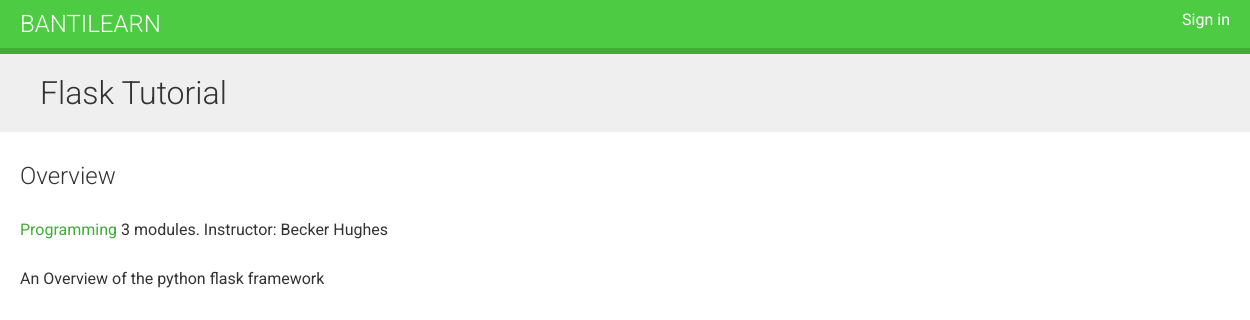
The page /course/flask-tutorial/ on the database its author committed.
### courses/models.py (models this page shows, shortened)
class Course(models.Model):
    owner = models.ForeignKey(
        User, related_name="courses_created", on_delete=models.CASCADE
    )
    subject = models.ForeignKey(
        Subject, related_name="courses", on_delete=models.CASCADE
    )
    title = models.CharField(max_length=200)
    slug = models.SlugField(max_length=200, unique=True)
    overview = models.TextField()
    created = models.DateTimeField(auto_now_add=True)
    class Meta:
        ordering = ["-created"]

class Subject(models.Model):
    title = models.CharField(max_length=200)
    slug = models.SlugField(max_length=200, unique=True)
    class Meta:
        ordering = ["title"]

### courses/views.py (the view)
# urls.py: path("<slug:slug>/", views.CourseDetailView.as_view(), name="course_detail"),
class CourseDetailView(DetailView):
    model = Course
    template_name = "courses/course/detail.html"

### courses/templates/courses/course/detail.html (shortened to what this page needs)
{% extends "base.html" %}
{% block content %}
    {% with subject=object.subject %}
        <h1>
            {{ object.title }}
        </h1>
        <div class="module">
            <h2>Overview</h2>
            <p><a href="{% url 'course_list_subject' subject.slug %}">
                {{ subject.title }}</a>
                {{ object.modules.count }} modules. Instructor: {{ object.owner.get_full_name }}
            </p>
            {{ object.overview|linebreaks }}
        </div>
    {% endwith %}
{% endblock %}

### courses/static/css/base.css (style rules this page uses)
body { margin: 0; font-family: "Roboto", sans-serif; font-weight: 400; color: #333; }
a { color: #3fad37; text-decoration: none; }
h1, h2, h3, h4, h5, h6 { font-family: "Roboto", sans-serif; font-weight: 300; }
h1 { background: #efefef; width: 100%; overflow: auto; padding: 20px 0 20px 40px; margin: 0; }
.module { padding: 10px 20px; float: left; width: 600px; }
.module p { margin: 10px 0 20px; width: 100%; float: left; }

### rows shown on the page
Course: title "Flask Tutorial", modules.count "3", owner.get_full_name "Becker Hughes", overview "An Overview of the python flask framework"
Subject: title "Programming"
